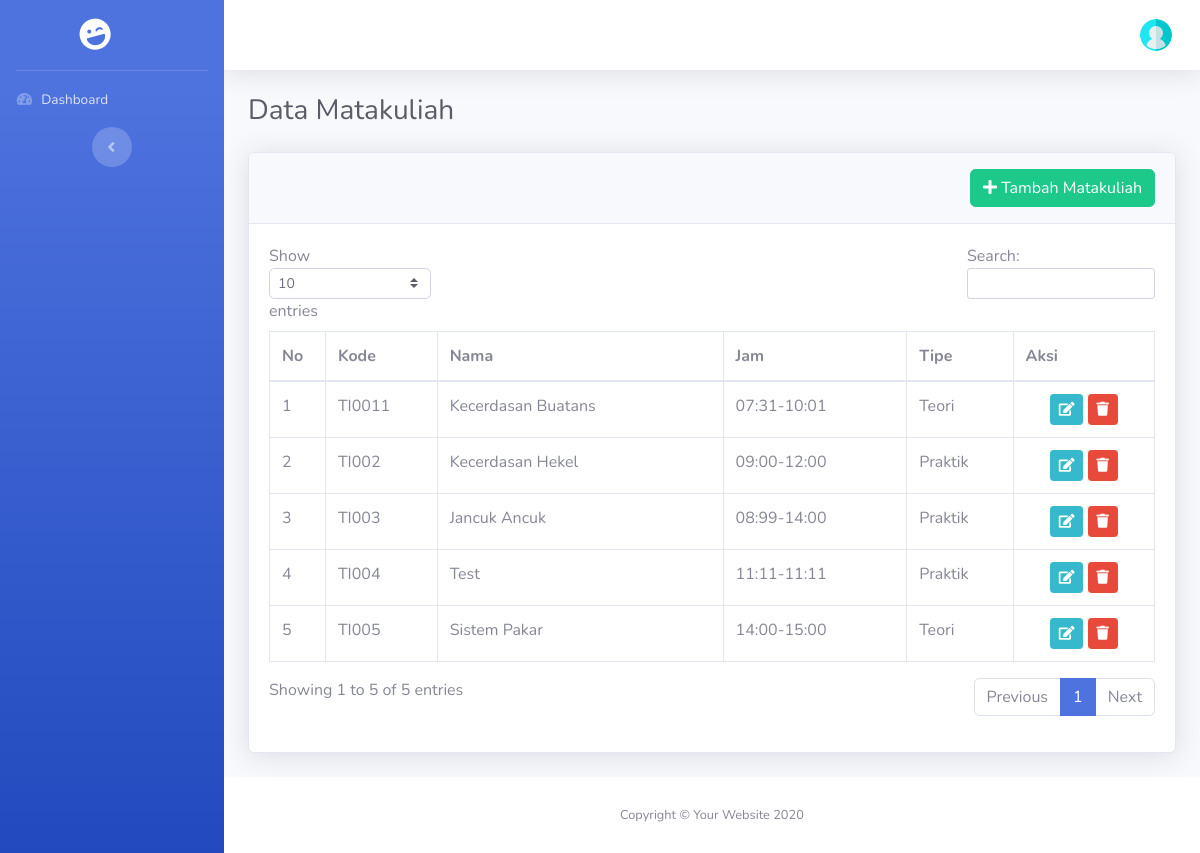
The app's page /index.php/admin/matakuliah, older data.
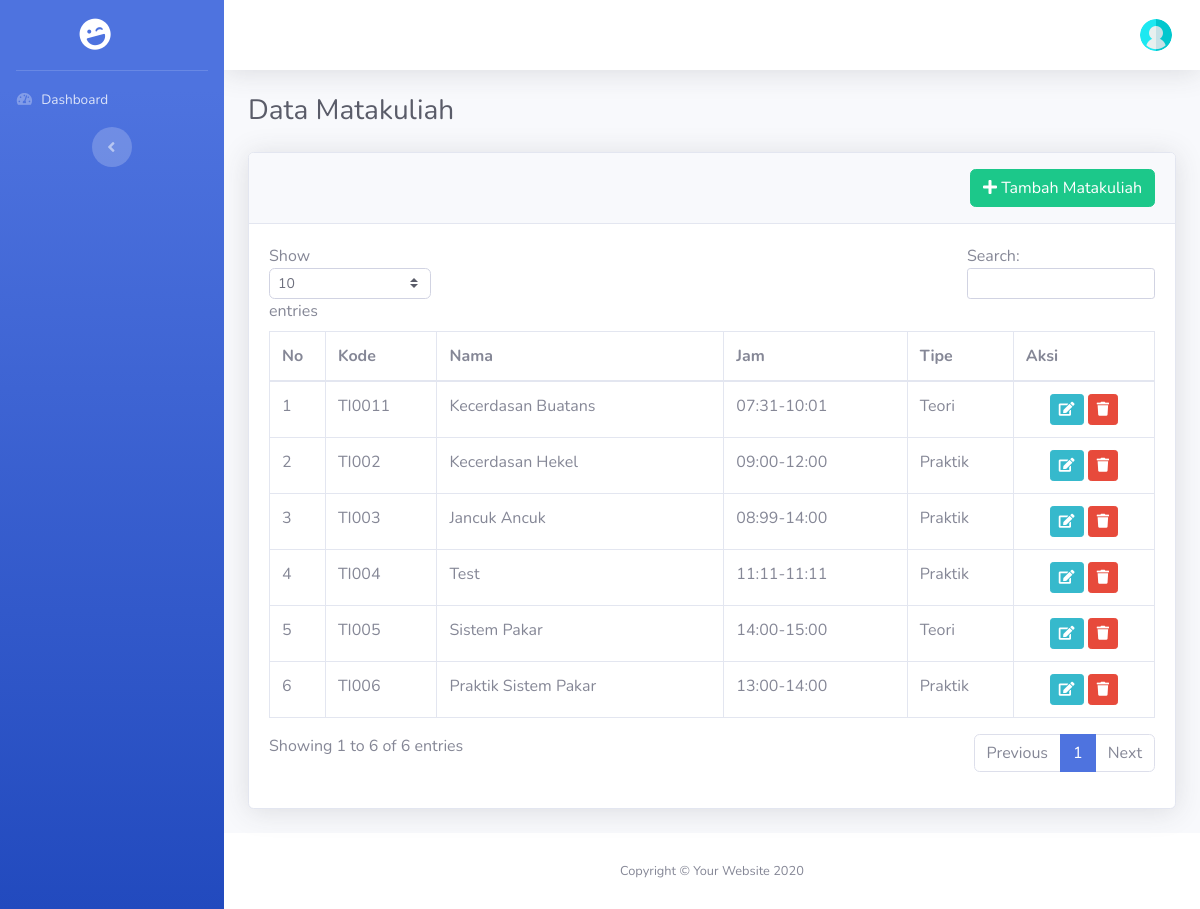
The same page, newer data.
### tables this page shows
CREATE TABLE `matakuliah` (
  `id` bigint NOT NULL AUTO_INCREMENT,
  `kode_matkul` varchar(255) NOT NULL,
  `nama` varchar(255) NOT NULL,
  `status` enum('aktif','tidak') NOT NULL,
  `jam_mulai` varchar(20) NOT NULL,
  `jam_selesai` varchar(20) NOT NULL,
  `kelas` int NOT NULL,
  `sks` int NOT NULL,
  `tipe` enum('teori','praktik','praktikum') NOT NULL,
  `semester` enum('ganjil','genap') NOT NULL,
  `id_dosen` bigint DEFAULT NULL,
  PRIMARY KEY (`id`)
);

### application/controllers/Admin.php (called while the page is built, shortened)
<?php
class Admin extends CI_Controller
{
    function __construct()
    {
        $this->load->Model('M_admin','mod');
    }
    public function matakuliah()
    {
        $data['halaman']    = "Data Matakuliah";
        $data['matakuliah']  = $this->mod->m_get_all_matakuliah();
        $this->load->view('head.php', $data);
        $this->load->view('sidebar.php');
        $this->load->view('header.php');
        $this->load->view('admin/matakuliah/index.php', $data);
        $this->load->view('footer.php');
    }
}

### index.php (called while the page is built, shortened)
<?php
require_once BASEPATH.'core/CodeIgniter.php';

### application/models/M_admin.php (called while the page is built, shortened)
<?php
Class M_admin extends CI_Model
{
    public function m_get_all_matakuliah()
    {
        $this->db->select()
            ->from('matakuliah');
        $query = $this->db->get_compiled_select();
        $data  = $this->db->query($query)->result_array();
        return $data;
    }
}

### application/views/admin/matakuliah/index.php (the view, shortened to what this page needs)
<div class="container-fluid">
    <h1 class="h3 mb-4 text-gray-800">Data Matakuliah</h1>
    <div class="card shadow mb-4">
        <div class="card-header py-3">
            <a href="<?php echo base_url('admin/tambah_matakuliah')?>" class="btn btn-success float-right" ><i class="fas fa-plus"></i>&nbsp;Tambah Matakuliah</a>
        </div>
        <div class="card-body">
            <div class="table-responsive">
                <table class="table table-bordered" id="dataTable" width="100%" cellspacing="0">
                    <thead>
                        <tr>
                            <th>No</th>
                            <th>Kode</th>
                            <th>Nama</th>
                            <th>Jam</th>
                            <th>Tipe</th>
                            <th>Aksi</th>
                        </tr>
                    </thead>
                    <tbody>
                        <?php
                            $i = 1;
                            foreach($matakuliah as $mat):?>
                            <tr>
                                <td><?php echo $i;?></td>
                                <td><?php echo $mat['kode_matkul'];?></td>
                                <td><?php echo $mat['nama'];?></td>
                                <td><?php echo $mat['jam_mulai']."-".$mat['jam_selesai'];?></td>
                                <td><?php echo ucwords($mat['tipe']);?></td>
                                <td class="text-center">
                                    <a href="<?php echo base_url('admin/edit_matakuliah/').$mat['id']?>" class="btn btn-info btn-sm"><i class="fas fa-edit"></i></a>
                                    <a href="<?php echo base_url('admin/hapus_matakuliah/').$mat['id']?>" class="btn btn-danger btn-sm"><i class="fas fa-trash"></i></a>
                                </td>
                            </tr>
                        <?php
                            $i++;
                            endforeach;?>
                    </tbody>
                </table>
            </div>
        </div>
    </div>
</div>

Row changes from the older to the newer data that the page shows:
added matakuliah: kode_matkul "TI006", nama "Praktik Sistem Pakar", jam_mulai "13:00", jam_selesai "14:00", tipe "Praktik"
Text that changed along with them:
text written by a page script: "Show entries Search: Showing 1 to 5 of 5 entries Previous 1 Next" → "Show entries Search: Showing 1 to 6 of 6 entries Previous 1 Next"
